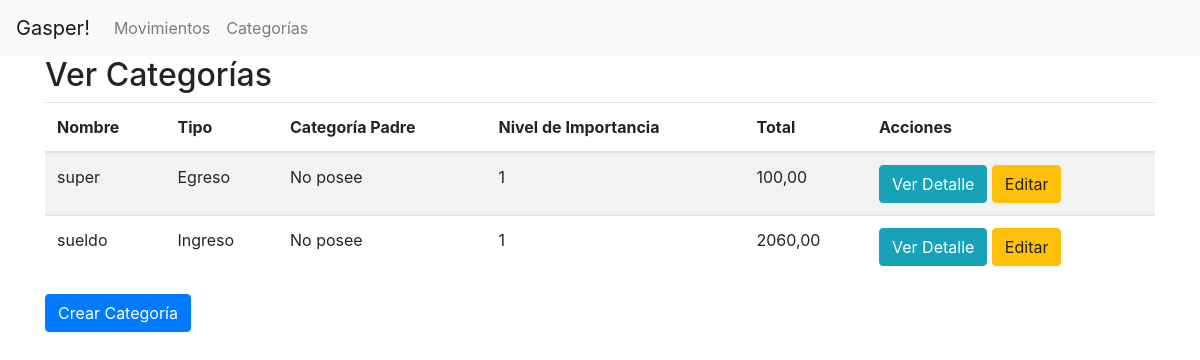
The page /app/categorias/ on the database as committed earlier.
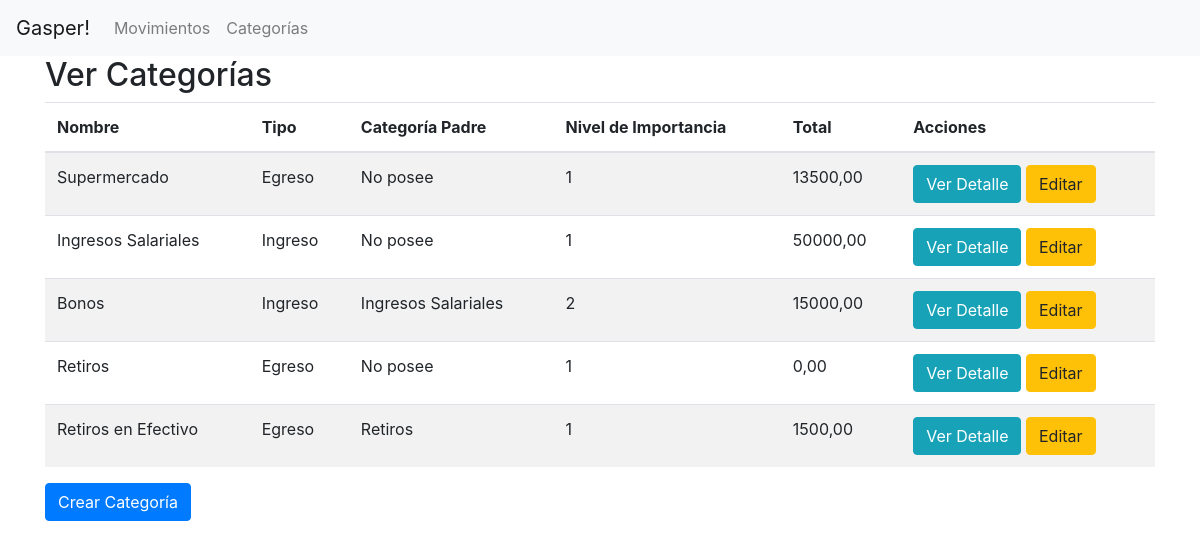
The same page on the database as committed later.
### app/models.py (models this page shows, shortened)
class Categoria(models.Model):
    INGRESO = "I"
    EGRESO = "E"
    TIPO_CHOICES = [
        (INGRESO, "Ingreso"),
        (EGRESO, "Egreso"),
    ]
    nombre = models.CharField(max_length=100)
    tipo = models.CharField(max_length=1, choices=TIPO_CHOICES)
    categoria_padre = models.ForeignKey(
        "self", null=True, blank=True, on_delete=models.CASCADE
    )
    nivel_importancia = models.IntegerField(default=1)
    total = models.DecimalField(max_digits=10, decimal_places=2, default=0.00)
    def __str__(self):
        return self.nombre

### app/views.py (the view)
# urls.py: path("categorias/", views.VerCategoriasView.as_view(), name="ver_categorias"),
class VerCategoriasView(ListView):
    model = Categoria
    template_name = "app/ver_categorias.html"

### app/templates/app/ver_categorias.html
{% extends "app/base.html" %} {% block content %}
<h2>Ver Categorías</h2>
<table class="table table-striped">
  <thead>
    <tr>
      <th>Nombre</th>
      <th>Tipo</th>
      <th>Categoría Padre</th>
      <th>Nivel de Importancia</th>
      <th>Total</th>
      <th>Acciones</th>
    </tr>
  </thead>
  <tbody>
    {% for categoria in object_list %}
    <tr>
      <td>{{ categoria.nombre }}</td>
      <td>{{ categoria.get_tipo_display }}</td>
      <td>{{ categoria.categoria_padre|default:"No posee" }}</td>
      <td>{{ categoria.nivel_importancia }}</td>
      <td>{{ categoria.total}}</td>
      <td>
        <a
          href="{% url 'app:detalle_categoria' categoria.pk %}"
          class="btn btn-info"
          >Ver Detalle</a
        >
        <a
          href="{% url 'app:editar_categoria' categoria.pk %}"
          class="btn btn-warning"
          >Editar</a
        >
      </td>
    </tr>
    {% endfor %}
  </tbody>
</table>
<a href="{% url 'app:crear_categoria' %}" class="btn btn-primary"
  >Crear Categoría</a
>
{% endblock %}

### app/templates/app/base.html (shortened to what this page needs)
<!DOCTYPE html>
<html lang="es">
  <head>
    <link
      rel="stylesheet"
      href="https://maxcdn.bootstrapcdn.com/bootstrap/4.5.2/css/bootstrap.min.css"
    />
  </head>
  <body>
    <nav class="navbar navbar-expand-lg navbar-light bg-light">
      <a class="navbar-brand" href="{% url 'app:ver_movimientos' %}">Gasper!</a>
      <div class="collapse navbar-collapse" id="navbarNav">
        <ul class="navbar-nav">
          <li class="nav-item">
            <a class="nav-link" href="{% url 'app:ver_movimientos' %}"
              >Movimientos</a
            >
          </li>
          <li class="nav-item">
            <a class="nav-link" href="{% url 'app:ver_categorias' %}"
              >Categorías</a
            >
          </li>
        </ul>
      </div>
    </nav>
    <div class="container">{% block content %} {% endblock %}</div>
  </body>
</html>

Rows that differ between the two databases and show on the page:
changed Categoria: nombre "super" → "Supermercado"; total "100,00" → "13500,00"
changed Categoria (number 2 of 5 on the later page): nombre "sueldo" → "Ingresos Salariales"; total "2060,00" → "50000,00"
added Categoria: nombre "Bonos", tipo "Ingreso", categoria_padre "Ingresos Salariales", nivel_importancia "2", total "15000,00"
added Categoria: nombre "Retiros", tipo "Egreso", categoria_padre "No posee", nivel_importancia "1", total "0,00"
added Categoria: nombre "Retiros en Efectivo", tipo "Egreso", categoria_padre "Retiros", nivel_importancia "1", total "1500,00"
